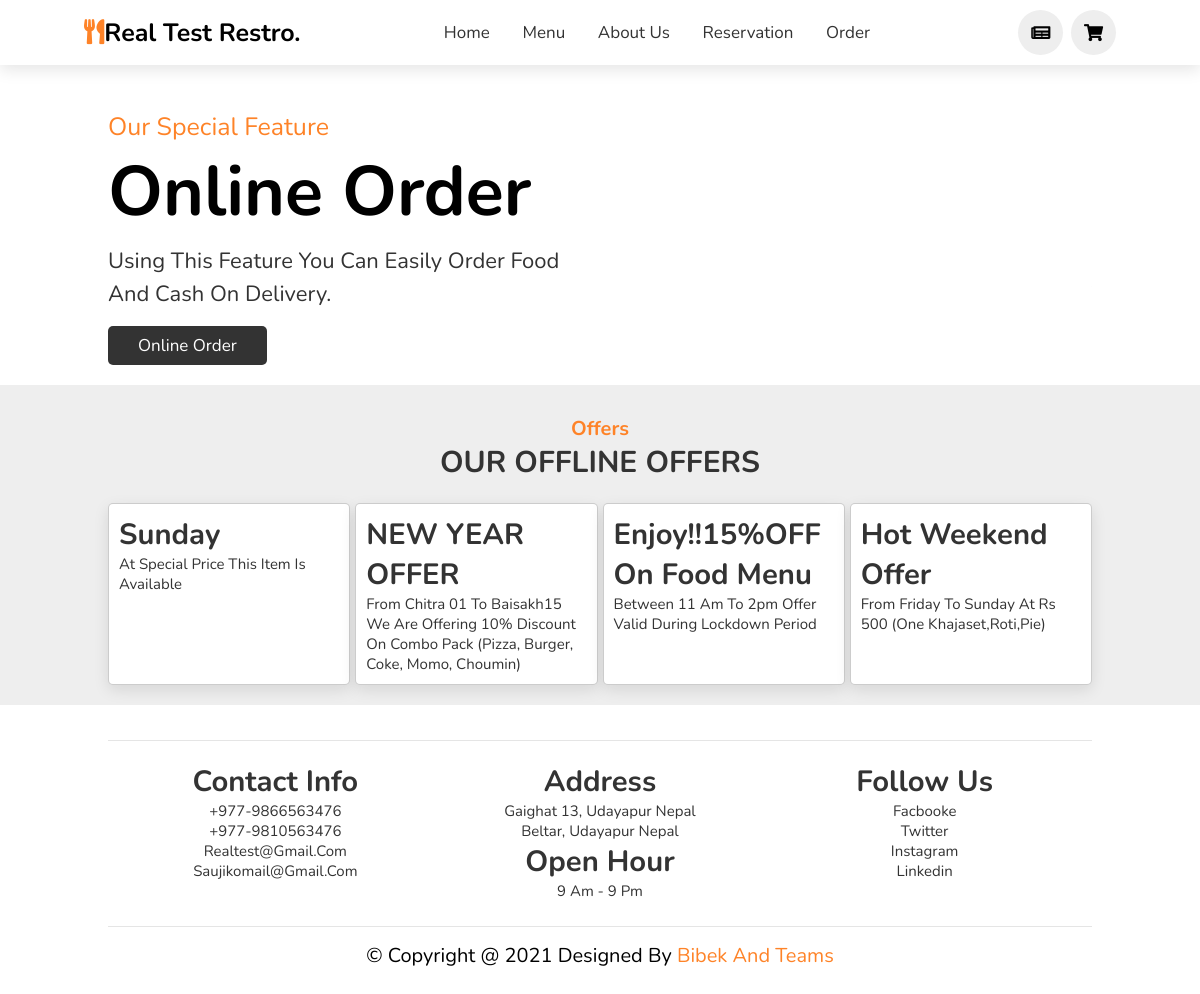
The page / on the database its author committed.
### tables this page shows
CREATE TABLE `tbl_offer` (
  `id` int(10) UNSIGNED NOT NULL,
  `title` varchar(150) NOT NULL,
  `description` varchar(255) NOT NULL,
  `active` varchar(10) NOT NULL
);

### partials-front/offers.php (the view, shortened to what this page needs)
<section class="offer" id="offer" >
    <h3 class="sub-heading">offers</h3>
    <h1 class="heading">our offline offers</h1>
    <div class="box-container">
    <?php
                $sql = "SELECT * FROM tbl_offer WHERE active='yes' ";
                $res = mysqli_query($conn, $sql);
                $count = mysqli_num_rows($res);
                if($count>0)
                {
                    while($row=mysqli_fetch_assoc($res))
                    {
                        $title = $row['title'];
                        $description = $row['description'];
                        ?>
                        <div class="box">
                            <h3><?php echo $title; ?></h3>
                            <p><?php echo $description; ?></p>
                        </div>
                        <?php
                    }
                }
                else
                {
                    echo "<div class='error'>Offer not added.</div>";
                }
            ?>
    </div>
</section>

### partials-front/header.php (shortened to what this page needs)
<!DOCTYPE html>
<html lang="en">
<head>
    <link rel="stylesheet" href="https://unpkg.com/swiper@8/swiper-bundle.min.css" />
    <link rel="stylesheet" href="https://cdnjs.cloudflare.com/ajax/libs/font-awesome/5.15.4/css/all.min.css">
   <link rel="stylesheet" href="css/style.css">
</head>
<body >
    <header>
        <p class="logo" ><i class="fas fa-utensils"></i>Real Test Restro.</p>
        <nav class="navbar">
            <a href="<?php echo SITEURL; ?>" >Home</a>
            <a href="<?php echo SITEURL; ?>menu.php" >Menu</a>
            <a href="<?php echo SITEURL; ?>about.php" >About Us</a>
            <a href="<?php echo SITEURL; ?>reservation.php" >reservation</a>
            <a href="<?php echo SITEURL; ?>order.php" >order</a>
        </nav>
        <div class="icons">
            <a href="<?php echo SITEURL; ?>reservation.php" class="fas fa-newspaper"></a>
            <a href="<?php echo SITEURL; ?>order.php" class="fas fa-shopping-cart"></a>
        </div>
    </header>

### index.php (shortened to what this page needs)
<?php include('partials-front/header.php'); ?>
    <section class="home" id="home">
        <div class="swiper home-slider">
            <div class="swiper-wrapper">
                <div class="swiper-slide slide">
                    <div class="content">
                        <span>our special feature</span>
                        <h3>online order</h3>
                        <p>using this feature you can easily order food and cash on delivery.</p>
                        <a href="<?php echo SITEURL; ?>order.php" class="btn">online order</a>
                    </div>
                    <div class="image">
                    </div>
                </div>
            </div>
        </div>
    </section>
<?php include('partials-front/offers.php'); ?>
<?php include('partials-front/footer.php'); ?>

### partials-front/footer.php (shortened to what this page needs)
<section class="footer">
<div class="box-container">
    <div class="box">
        <h3>contact info</h3>
        <a href="#">+977-9866563476</a>
        <a href="#">+977-9810563476</a>
        <a href="#">realtest@gmail.com</a>
        <a href="#">saujikomail@gmail.com</a>
    </div>
    <div class="box">
        <h3>address</h3>
        <a href="#">gaighat 13, udayapur Nepal</a>
        <a href="#">beltar, udayapur Nepal</a>
        <h3>open hour</h3>
        <p>9 am - 9 pm</p>
    </div>
    <div class="box">
        <h3>follow us</h3>
        <a href="#">facbooke</a>
        <a href="#">twitter</a>
        <a href="#">instagram</a>
        <a href="#">linkedin</a>
    </div>
</div>
<div class="credit">&copy copyright @ 2021 designed by <span> Bibek and teams</span> </div>
</section>
</body>
</html>

### css/style.css (style rules this page uses)
:root { --orange:#fe8328; --gray:#333333; --white:#ffffff; --box-shadow:0 .5rem 1.5rem rgba(0,0,0,.1); }
* { font-family: 'Nunito', sans-serif; margin: 0; padding: 0; box-sizing: border-box; text-decoration: none; outline: none; border: none; text-transform: capitalize; transition: all 0.2s linear; }
html { font-size: 62.5%; overflow-x: hidden; scroll-padding-top: 5.5rem; scroll-behavior: smooth; }
section { padding: 2rem 9%; }
.sub-heading { text-align: center; color: var(--orange); font-size: 2rem; padding-top: 1rem; }
.heading { text-align: center; color: var(--gray); font-size: 3rem; padding-bottom: 2rem; text-transform: uppercase; }
.btn { margin-top: 1rem; display: inline-block; font-size: 1.7rem; color: var(--white); background: var(--gray); border-radius: .5rem; cursor: pointer; padding: .8rem 3rem; }
header { position:fixed; top: 0; left: 0; right: 0; background: #ffffff; padding: 1rem 7%; display: flex; align-items:center; justify-content: space-between; z-index: 1000; box-shadow:var(--box-shadow); }
header .logo { color: black; font-size: 2.5rem; font-weight: bolder; }
header .logo i { color: var(--orange); }
header .navbar a { font-size: 1.7rem; border-radius: .5rem; padding: .5rem 1.5rem; color: var(--gray); }
header .icons i, header .icons a { cursor:pointer; margin-left: .5rem; height: 4.5rem; line-height: 4.5rem; width: 4.5rem; text-align: center; font-size: 1.7rem; color: black; border-radius: 50%; background: #eee; }
.home .home-slider .slide { display: flex; align-items: center; flex-wrap: wrap; gap: 2rem; padding-top: 9rem; }
.home .home-slider .slide .content { flex: 1 1 45rem; }
.home .home-slider .slide .image { flex: 1 1 50rem; }
.home .home-slider .slide span { color: var(--orange); font-size: 2.5rem; }
.home .home-slider .slide h3 { color: black; font-size: 7rem; }
.home .home-slider .slide p { color: var(--gray); font-size: 2.2rem; padding: .5rem 0; line-height: 1.5; }
.offer { background: #eee; }
.offer .box-container { display: grid; grid-template-columns: repeat(auto-fit, minmax(20rem, 1fr)); gap: .5rem; }
.offer .box-container .box { padding: 1rem ; font-size: 2.5rem; color: var(--gray); background: var(--white); border-radius: .5rem; border: .1rem solid rgba(0,0,0,.2); box-shadow: var(--box-shadow); overflow: auto; }
.offer .box-container .box p { display: block; padding: .5rem o; font-size: 1.5rem; color: var(--gray); }
.footer .box-container { display: grid; grid-template-columns: repeat(auto-fit, minmax(25rem, 1fr)); gap: 1.rem; }
.footer .box-container .box { padding: .5rem 0; font-size: 2.5rem; color: var(--gray); }
.footer .box-container .box a, .footer .box-container .box p { display: block; padding: .5rem o; font-size: 1.5rem; color: var(--gray); }
.footer .box-container { text-align: center; border-top: .1rem solid rgba(0,0,0,.1); font-size: 2rem; color: black; padding: .5rem; padding-top: 1.5rem; margin-top: 1.5rem; }
.footer .credit { text-align: center; border-top: .1rem solid rgba(0,0,0,.1); font-size: 2rem; color: black; padding: .5rem; padding-top: 1.5rem; margin-top: 1.5rem; }
.footer .credit span { color: var(--orange); }

### rows shown on the page
tbl_offer: title "Sunday", description "At Special Price This Item Is Available"
tbl_offer: title "NEW YEAR OFFER", description "From Chitra 01 To Baisakh15 We Are Offering 10% Discount On Combo Pack (Pizza, Burger, Coke, Momo, Choumin)"
tbl_offer: title "Enjoy!!15%OFF On Food Menu", description "Between 11 Am To 2pm Offer Valid During Lockdown Period"
tbl_offer: title "Hot Weekend Offer", description "From Friday To Sunday At Rs 500 (One Khajaset,Roti,pie)"
